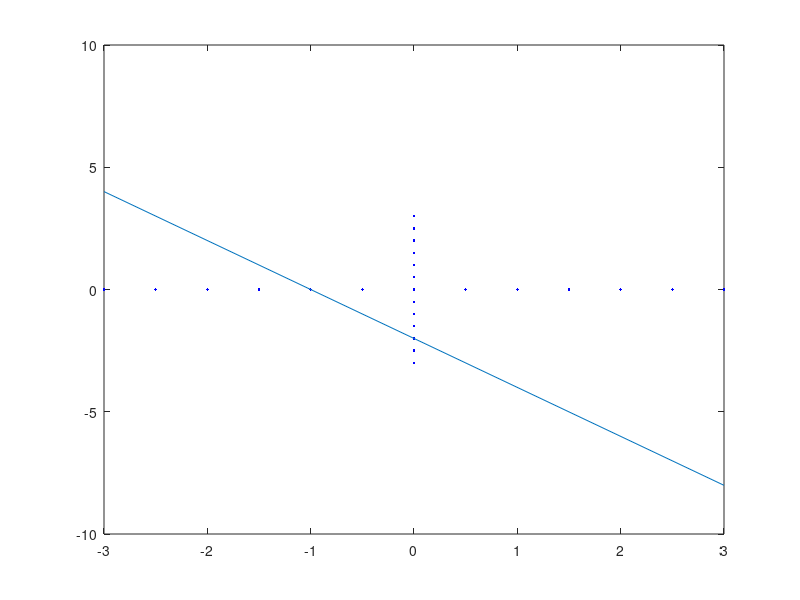

Here is the MATLAB script that generated this plot:
plot([0 0 0 0 0 0 0 0 0 0 0 0 0], [-3:0.5:3], '.b');
hold on;
plot([-3:0.5:3], [0 0 0 0 0 0 0 0 0 0 0 0 0], '.b');
X = [-3, 3];
W = [1.79, 0.894];
b = 1.79;
Y = ((-W(1)) * X - b) / W(2);
plot(X, Y)